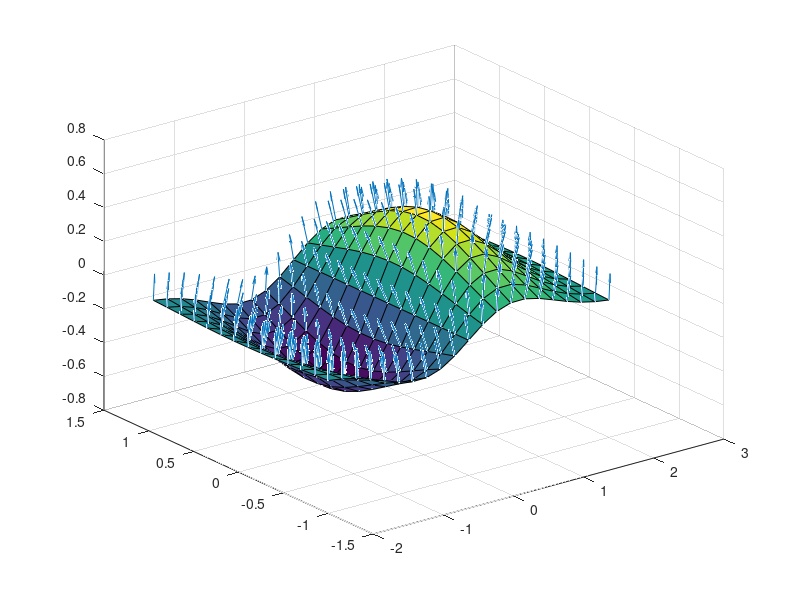

The MATLAB script that drew this image: (Note: this script raises an error after producing the figure.)
%

figure
    [x1,y1] = meshgrid(-2:.2:2,-1:.15:1);
    z1 = x1 .* exp(-x1.^2 - y1.^2);
    [u,v,w] = surfnorm(x1,y1,z1);
    q = quiver3(x1,y1,z1,u,v,w); hold on; surf(x1,y1,z1); hold off;
    drawnow;                  % This is needed as, if the plot is not plotted, the VertexData for the quiver are not existent.
    mag = 0.1*ones(size(u));  % Length of the vectors : 0.1
    
    size(mag)
    SetQuiverLength(q,mag,'HeadLength',0.05,'HeadAngle',90);


%%

%     set(0, 'DefaultFigureRenderer', 'opengl');
% 
% figure1=figure('units','inch','position',[0,0,7,2]);
% ax_vel = axes;
% s=trisurf(DT(IO, :),x,y,-ztot,'FaceColor','interp'); hold on
% s.EdgeColor='none';
% view(2)
% xlim([-10,30]);
% plot3([-10,30,30,-10],[0,0,1,1],[100,100,100,100],'k','LineWidth',0.2)
% ylabel(ax_vel,'$r$','Interpreter','latex')
% a=colorbar(ax_vel,'TickLabelInterpreter','latex');
% a.Label.String = ' $\dot{\gamma}-\dot{\omega}$';
% a.Label.Interpreter = 'latex';
% % a.Limits=[-1.92,1.92]
% colormap(tdata.cmap)
% 
% title(ax_vel,'Flow classification','Interpreter','latex')


[xq,yq] = meshgrid(-10:0.5:30, 0.05:0.1:0.95);
vr = griddata(x,y,zr,xq,yq);
vz = griddata(x,y,zz,xq,yq);
polyin = polyshape(x(k),y(k));

xflat=reshape(xq,1,[]);
yflat=reshape(yq,1,[]);
[TFin,TFon] = isinterior(polyin,xflat,yflat);
indIN=reshape(TFin,size(xq));
indon=reshape(TFon,size(xq));
indon=not(indon);





AR=vr.*indIN.*indon;
AR(AR==0)=nan;
% % AR(AR==nan)=0;
AZ=vz.*indIN.*indon;
AZ(AZ==0)=nan;
% AZ(AZ==nan)=0;


rr=sqrt(abs(AR)).*sign(AR)-1
rz=sqrt(abs(AZ)).*sign(AZ)-1
Ln = sqrt(rr.^2+rz.^2)+1;


log(rr)
figure
quiver(xq,yq,rz./Ln.*log(Ln),-rr./Ln.*log(Ln)); hold on


%%

% figure1=figure('units','inch','position',[0,0,7,2]);
% ax_vel = axes;
% s=trisurf(DT(IO, :),x,y,log(zsr+0.26),'FaceColor','interp'); hold on
% s.EdgeColor='none';
% view(2)
% xlim([-10,30]);
% plot3([-10,30,30,-10],[0,0,1,1],[100,100,100,100],'k','LineWidth',0.2)
% ylabel(ax_vel,'$r$','Interpreter','latex')
% a=colorbar(ax_vel,'TickLabelInterpreter','latex');
% a.Label.String = ' $\dot{\gamma}-\dot{\omega}$';
% a.Label.Interpreter = 'latex';
% % a.Limits=[-1.92,1.92]
% colormap(tdata.cmap)
% 
% title(ax_vel,'Flow classification','Interpreter','latex')


ztot=abs(zsr)-abs(zrot)

figure1=figure('units','inch','position',[0,0,7,2]);
ax_vel = axes;
s=trisurf(DT(IO, :),x,y,ztot,'FaceColor','interp'); hold on
s.EdgeColor='none';
view(2)
xlim([-10,30]);
plot3([-10,30,30,-10],[0,0,1,1],[100,100,100,100],'k','LineWidth',0.2)
ylabel(ax_vel,'$r$','Interpreter','latex')
a=colorbar(ax_vel,'TickLabelInterpreter','latex');
a.Label.String = ' $\dot{\gamma}-\dot{\omega}$';
a.Label.Interpreter = 'latex';
a.CAxis=[-1.92,1.92]
colormap(tdata.cmap)

title(ax_vel,'Flow classification','Interpreter','latex')

% 
% 
% figure1=figure('units','inch','position',[0,0,7,2]);
% ax_vel = axes;
% s=trisurf(DT(IO, :),x,y,log(sqrt(ze+0.05)),'FaceColor','interp'); hold on
% s.EdgeColor='none';
% view(2)
% xlim([-10,30]);
% plot3([-10,30,30,-10],[0,0,1,1],[100,100,100,100],'k','LineWidth',0.2)
% ylabel(ax_vel,'$r$','Interpreter','latex')
% a=colorbar(ax_vel,'TickLabelInterpreter','latex');
% a.Label.String = ' $\dot{\gamma}-\dot{\omega}$';
% a.Label.Interpreter = 'latex';
% % a.Limits=[-1.92,1.92]
% colormap(tdata.cmap)
% 
% title(ax_vel,'Flow classification','Interpreter','latex')

% qH2=quiver3(xq,yq,2*ones(size(xq)),AZ_norm,AR_norm,W); hold on
 qH2.ShowArrowHead = 'off';
 qH2.Color = 'k';
% % %     drawnow; 
quiver3(xq,yq,ones(size(xq)),rz./Ln.*log(Ln),-rr./Ln.*log(Ln),zeros(size(xq))); hold on

%     mags = [log(sqrt(abs(AZ))+1),0*log(sqrt(abs(AR))+1),zeros*ones(size(xq))];  % Length of the vectors : 0.1
%  SetQuiverLength(qH2,mags,'HeadLength',0.1,'HeadAngle',90); 

%  ylim([0,1])
% xlabel('$z$','Interpreter','latex')
% ylabel('$r$','Interpreter','latex') 
% grid off
% view(2)
% 
% colormap(tdata.cmap) 
% % exportgraphics(figure1,'data/orient4.png','Resolution',300) 
% plot3([-10,30,30,-10,-10],[0,0,1,1,0],[100,100,100,100,100],'k','LineWidth',0.2)
% box on
% exportgraphics(figure1,'data/orient2.png','Resolution',300) 
% function SetQuiverLength(q,mags,varargin)
%--------------------------------------------------
% function SetQuiverLength(q,mags)
%
%   Function that sets the length of the quiver
%   You can give a list of length (in x,y axis units), the function will rescale the vectors to the right length
%
% Input: q    = handle to quiver plot, can be quiver or quiver3
%        mags = Desired length of each vector in units of the x,y axis
%               If mags is a scalar, all the vector will have that length
% Optional inputs: given as ('variable',value)
%        'HeadLength' = single value for the length of the head in units of the xyz axis.
%                       It is applied to all the vectors
%        'HeadAngle' = angle between the two lines forming the head
%                      default=28.0724^\circ
%        'RotHead'   = Angle [deg] by which the head will be rotated around the vector axis.
%                      This allows to set the head in different planes
%
% NOTE: For some unknown reason, MATLAB does not always simply change the length of the vectors and requires a
%       pause statement towards the end.
%       Would your vectors not be the right size, increase the duration of the pause
%       (or even better, suggest a solution that does not require a pause)
%
%%
close all
figure
% subplot(1,2,1)
% scatter(ztot,ze,[],zsr); hold on
% subplot(1,2,2)
colorbar
zrot=ztot+zsr;
ztot=abs(zsr)-abs(zrot)

plot(x,ztot,'.'); hold on

plot(x,zrot,'.'); hold on
plot(x,zsr,'.')
%%
figure
scatter3(ztot,log(ze),x,[],log(ze)); hold on
view(3)
colorbar

%%

figure
scatter(ztot,zsr)

[xq,yq] = meshgrid(min(ztot):.2:max(ztot), min(zsr):1:max(zsr));
vq = griddata(ztot,zsr,ze,xq,yq);

%%

xdata=ztot.*abs(zsr)

data = [xdata,log(ze-min(ze)+0.01)];


figure
[hh3,N] = hist3(data, 'Nbins',[1,1]*200);
% figure
image(flipud(hh3))

% surf(% ax = gc
[X,Y]=meshgrid(N{1},N{2})
s=surf(X,Y,log(hh3+0.01)')
view(2)
s.EdgeColor='none'
% xt = ax.XTick;
% xt=ztot;
% % yt = ax.YTick;
% yt=zsr;
% view(3)
% ax.XTickLabel = xt*10;
% set(ax, 'YTick',[0 yt], 'YTickLabel', [flip([0 yt])]*10)

% figure
% sols=[zsr,ztot,ze];
% 
% plot3(zsr,ztot,ze,'.')
% xlabel('sr')
% ylabel('tot')
% zlabel('ext')


% biplot(coeff(:,1:2),'scores',score(:,1:2),'varlabels',{'v_1','v_2','v_3','v_4'});

% plot(zsr,ztot,'.'); hold on
